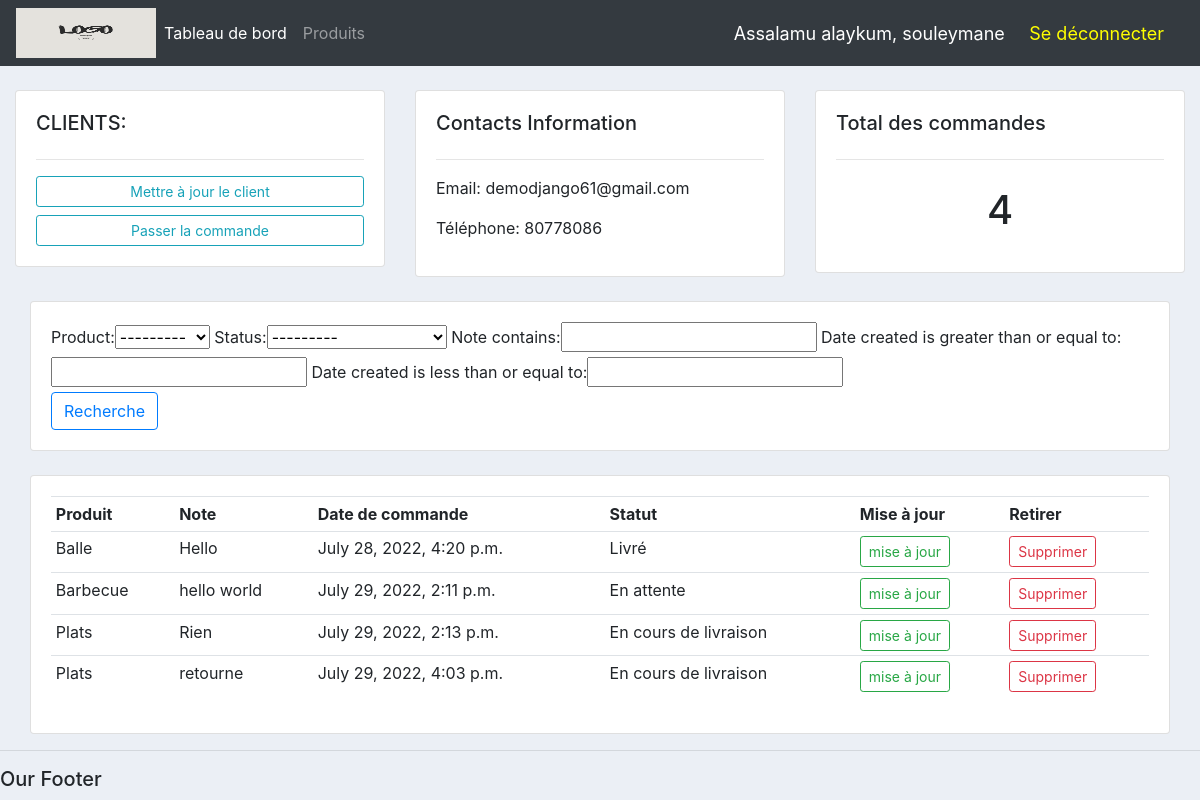
The page /customer/2/ (signed in) on the database its author committed.
### accounts/models.py (models this page shows, shortened)
class Customer(models.Model):
    user = models.OneToOneField(User, null=True, blank=True, on_delete=models.CASCADE)
    name = models.CharField(max_length=200, null=True)
    phone = models.CharField(max_length=20, null=True)
    email = models.EmailField(max_length=200, null=True)
    profile_pic = models.ImageField(default="pp.jpeg", null=True, blank=True)
    date_created = models.DateTimeField(auto_now_add=True, null=True)

class Order(models.Model):
    STATUS = (
        ('En attente', 'En attente'),
        ('En cours de livraison', 'En cours de livraison'),
        ('Livré', 'Livré'),
    )
    customer = models.ForeignKey(Customer, null=True, on_delete=models.SET_NULL)
    product = models.ForeignKey(Product, null=True, on_delete=models.SET_NULL)
    date_created = models.DateTimeField(auto_now_add=True, null=True)
    status = models.CharField(max_length=200, null=True, choices=STATUS)
    note = models.CharField(max_length=100, null=True)

class Product(models.Model):
    CATEGORY = (
        ('Intérieur', 'Intérieur'),
        ('Extérieur', 'Extérieur'),
    )
    name = models.CharField(max_length=200, null=True)
    price = models.FloatField(null=True)
    category = models.CharField(max_length=200, null=True, choices=CATEGORY)
    description = models.CharField(max_length=200, null=True, blank=True)
    date_created = models.DateTimeField(auto_now_add=True, null=True)
    tags = models.ManyToManyField(Tag)
    def __str__(self):
        return self.name

### accounts/decorators.py (the view)
        def wrapper_func(request, *args, **kwargs):
            group = None
            if request.user.groups.exists():
                group = request.user.groups.all()[0].name
            if group in allowed_roles:
                return view_func(request, *args, **kwargs)
            else:
                return redirect('user_page')

### accounts/views/customer.py (called while the page is built)
@login_required(login_url='login')
@allowed_users(allowed_roles=['admin'])
def customer(request, pk_test):
    customer = Customer.objects.get(id=pk_test)
    orders = customer.order_set.all()
    order_count = orders.count()
    myFilter = OrderFilter(request.GET, queryset=orders)
    orders = myFilter.qs
    context = {'customer': customer, 'orders': orders,
    'order_count': order_count, 'myFilter': myFilter}
    return render(request, 'accounts/customer.html', context)

### accounts/templates/accounts/customer.html
{% extends 'accounts/main.html' %}
{% block content %}
    <br>
    <div class="row">
        <div class="col-md">
            <div class="card card-body">
                <h5>CLIENTS:</h5>
                <hr>
                <a class="btn btn-outline-info btn-sm btn-block" href="">
                    Mettre à jour le client
                </a>
                <a class="btn btn-outline-info btn-sm btn-block" href="{% url 'create_order' customer.id %}">
                    Passer la commande
                </a>
            </div>
        </div>
        <div class="col-md">
            <div class="card card-body">
                <h5>Contacts Information</h5>
                <hr>
                <p>Email: {{customer.email}}</p>
                <p>Téléphone: {{customer.phone}}</p>
            </div>
        </div>
        <div class="col-md">
            <div class="card card-body">
                <h5>Total des commandes</h5>
                <hr>
                <h1 style="text-align: center; padding: 10px;">{{order_count}}</h1>
            </div>
        </div>
    </div>
    <br>
    <div class="row">
        <div class="col">
            <div class="col-md">
                <div class="card card-body">
                    <form method="get">
                        <div>
                            {{ myFilter.form }}
                        </div>
                        <button class="btn btn-outline-primary" type="submit">Recherche</button>
                    </form>
                </div>
            </div>
        </div>
    </div>
    <br>
    <div class="row">
        <div class="col">
            <div class="col-md">
                <div class="card card-body">
                    <table class="table table-sm">
                        <tr>
                            <th>Produit</th>
                            <th>Note</th>
                            <th>Date de commande</th>
                            <th>Statut</th>
                            <th>Mise à jour</th>
                            <th>Retirer</th>
                        </tr>
                        {% for order in orders %}
                            <tr>
                                <td>{{ order.product }}</dt>
                                <td>{{ order.note }}</dt>
                                <td>{{ order.date_created }}</dt>
                                <td>{{ order.status }}</dt>
                                <td><a class="btn btn-outline-success btn-sm" href="{% url 'update_order' order.id %}">mise à jour</a></td>
                                <td><a class="btn btn-outline-danger btn-sm" href="{% url 'delete_order' order.id %}">Supprimer</a></td>
                            </tr>
                        {% endfor %}
                    </table>
                </div>
            </div>
        </div>
    </div>
{% endblock %}

### accounts/templates/accounts/navbar.html (shortened to what this page needs)
{% load static %}
<nav class="navbar navbar-expand-lg navbar-dark bg-dark">
    <img style="height: 50px; width: 140px;" src="{% static 'images/logo1.png' %}">
    <div class="collapse navbar-collapse" id="navbarNav">
        <ul class="navbar-nav">
            {% if request.user.is_staff %}
            <li class="nav-item active">
                <a class="nav-link" href="{% url 'home' %}">Tableau de bord</a>
            </li>
            <li class="nav-item">
                <a class="nav-link" href="{% url 'products' %}">Produits</a>
            </li>
            {% else %}
            <li class="nav-item">
                <a class="nav-link" href="{% url 'account' %}">Paramètre</a>
            </li>
            {% endif %}
        </ul>
    </div>
    <span class="hello-msg">Assalamu alaykum, {{ request.user }}</span>&nbsp;
    <span><a class="href" href="{% url 'logout' %}">Se déconnecter</a></span>
</nav>

### static/css/main.css (style rules this page uses)
body { background-color: #ebeff5; }

### accounts/templates/accounts/navbar.html (style rules this page uses)
.hello-msg { font-size: 18px; color: white; margin-right: 20px; }
.href { font-size: 18px; color: yellow; margin-right: 20px; }

### rows shown on the page
Customer: email "demodjango61@gmail.com", phone "80778086"
Order: product "Balle", note "Hello", date_created "July 28, 2022, 4:20 p.m.", status "Livré"
Order: product "Barbecue", note "hello world", date_created "July 29, 2022, 2:11 p.m.", status "En attente"
Order: product "Plats", note "Rien", date_created "July 29, 2022, 2:13 p.m.", status "En cours de livraison"
Order: product "Plats", note "retourne", date_created "July 29, 2022, 4:03 p.m.", status "En cours de livraison"

### other values the page prints
{{ request.user }} "souleymane"
{{ order_count }} "4"
